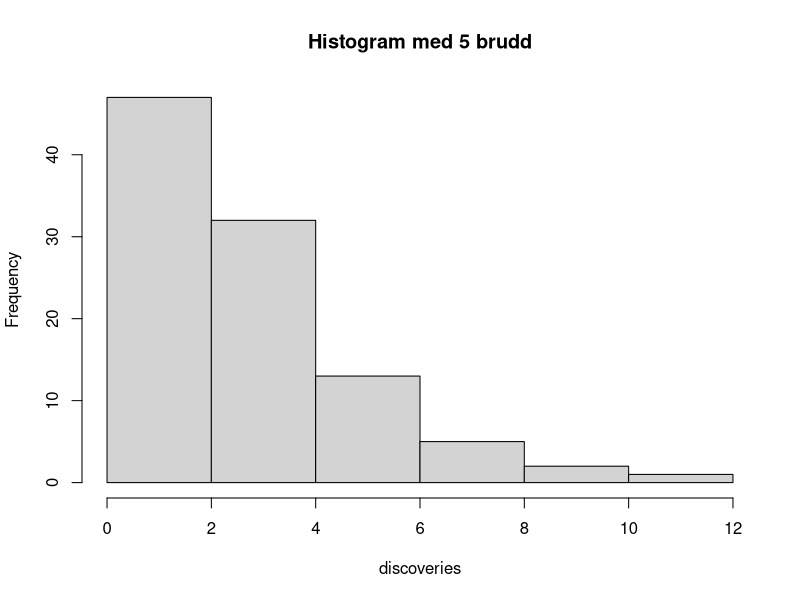
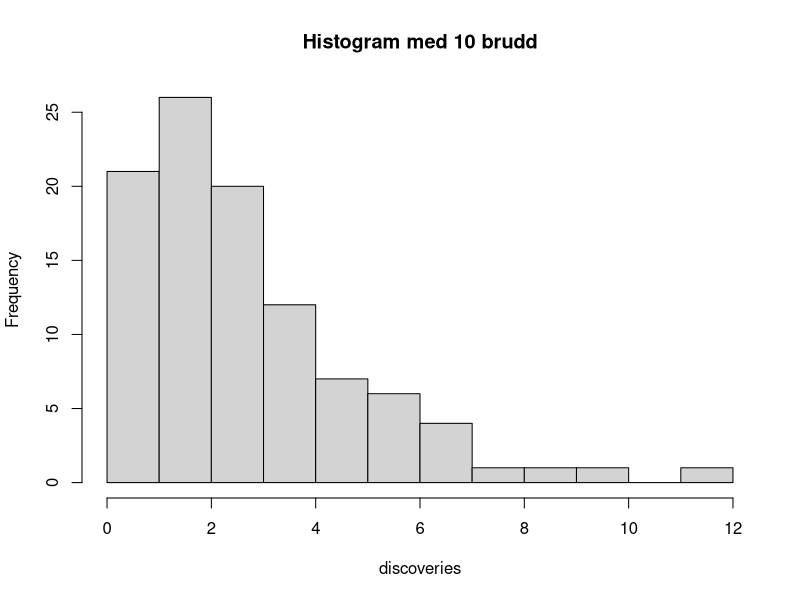
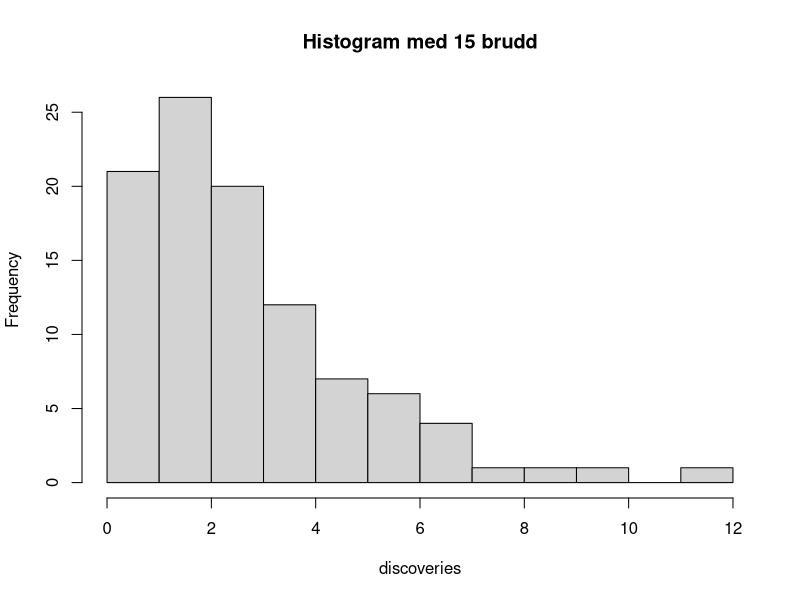
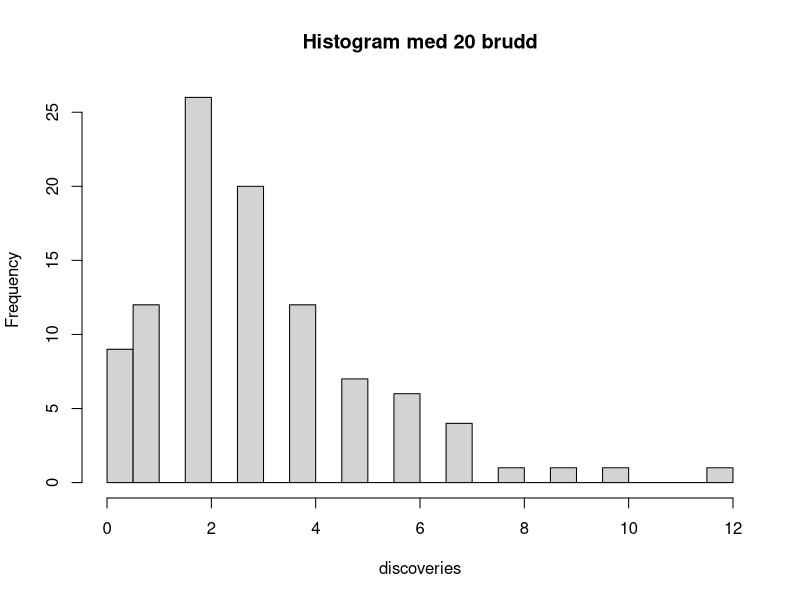
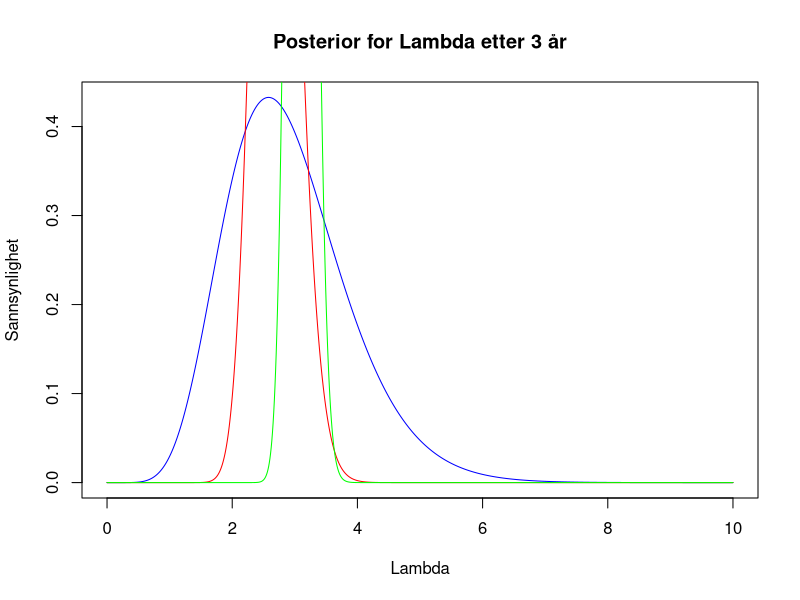

Source code (R) for these figures, in order:
library(datasets)
discoveries <- discoveries

# Lag histogram med forskjellige verdier for k
k_values <- c(5, 10, 15, 20)
for (k in k_values) {
  hist(discoveries, breaks=k, main=paste("Histogram med", k, "brudd"))
}
kappa0 <- 1
tau0 <- 0.1

n1 <- sum(discoveries[1:3]) # Summen av oppdagelser de første 3 årene
t1 <- 3 # Antall år

# Oppdater hyperparametre
kappa1 <- kappa0 + n1
tau1 <- tau0 + t1


lambda_values <- seq(0, 10, length.out = 1000)
posterior1 <- dgamma(lambda_values, shape = kappa1, rate = tau1)
plot(lambda_values, posterior1, type = 'l', col = 'blue', xlab = "Lambda", ylab = "Sannsynlighet", main = "Posterior for Lambda etter 3 år")


n2 <- sum(discoveries[4:25]) # Summen av oppdagelser for de neste 22 årene
t2 <- 22 # Antall år

# Oppdater hyperparametre
kappa2 <- kappa1 + n2
tau2 <- tau1 + t2

# Tegn den nye posterior fordelingen
posterior2 <- dgamma(lambda_values, shape = kappa2, rate = tau2)
lines(lambda_values, posterior2, col = 'red')



n3 <- sum(discoveries[26:100]) # Summen av oppdagelser for de resterende årene
t3 <- 75 # Antall år

# Oppdater hyperparametre
kappa3 <- kappa2 + n3
tau3 <- tau2 + t3

# Tegn den nye posterior fordelingen
posterior3 <- dgamma(lambda_values, shape = kappa3, rate = tau3)
lines(lambda_values, posterior3, col = 'green')

# Forventet verdi av lambda fra den siste posterior
expected_lambda <- kappa3 / tau3

# Bruk for


